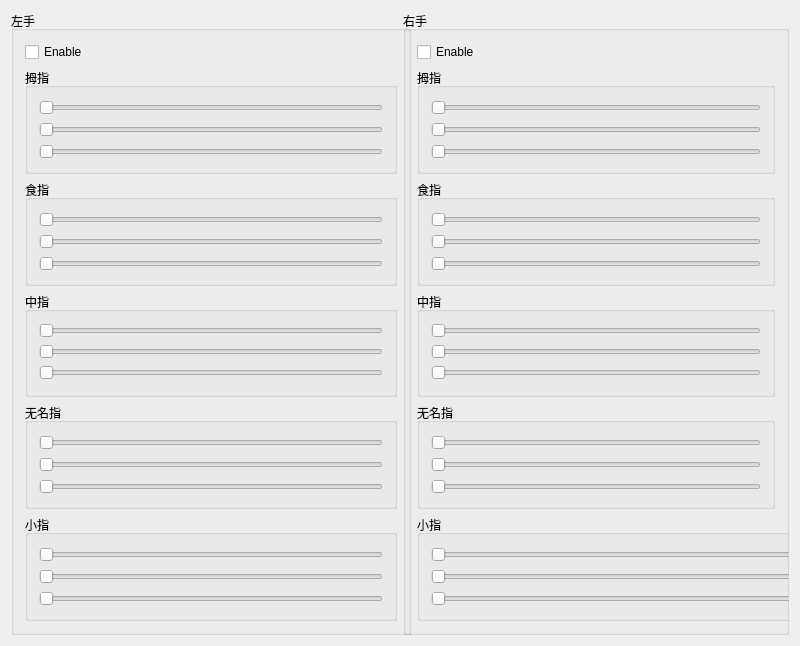
<?xml version="1.0" encoding="UTF-8"?>
<ui version="4.0">
 <class>h2IndexSimuWidget</class>
 <widget class="QWidget" name="h2IndexSimuWidget">
  <property name="geometry">
   <rect>
    <x>0</x>
    <y>0</y>
    <width>800</width>
    <height>646</height>
   </rect>
  </property>
  <property name="minimumSize">
   <size>
    <width>800</width>
    <height>0</height>
   </size>
  </property>
  <property name="windowTitle">
   <string>h2IndexSimuWidget</string>
  </property>
  <layout class="QHBoxLayout" name="horizontalLayout">
   <item>
    <widget class="QGroupBox" name="groupBox">
     <property name="sizePolicy">
      <sizepolicy hsizetype="Expanding" vsizetype="Preferred">
       <horstretch>0</horstretch>
       <verstretch>0</verstretch>
      </sizepolicy>
     </property>
     <property name="minimumSize">
      <size>
       <width>400</width>
       <height>0</height>
      </size>
     </property>
     <property name="title">
      <string>左手</string>
     </property>
     <layout class="QGridLayout" name="gridLayout">
      <item row="0" column="0">
       <widget class="QCheckBox" name="CBX_leftHandEn">
        <property name="text">
         <string>Enable</string>
        </property>
       </widget>
      </item>
      <item row="2" column="0">
       <widget class="QGroupBox" name="groupBox_4">
        <property name="title">
         <string>食指</string>
        </property>
        <layout class="QGridLayout" name="gridLayout_6">
         <item row="0" column="0">
          <widget class="QSlider" name="HS_index1_LH">
           <property name="maximum">
            <number>100</number>
           </property>
           <property name="orientation">
            <enum>Qt::Horizontal</enum>
           </property>
          </widget>
         </item>
         <item row="1" column="0">
          <widget class="QSlider" name="HS_index2_LH">
           <property name="maximum">
            <number>100</number>
           </property>
           <property name="orientation">
            <enum>Qt::Horizontal</enum>
           </property>
          </widget>
         </item>
         <item row="2" column="0">
          <widget class="QSlider" name="HS_index3_LH">
           <property name="maximum">
            <number>100</number>
           </property>
           <property name="orientation">
            <enum>Qt::Horizontal</enum>
           </property>
          </widget>
         </item>
        </layout>
       </widget>
      </item>
      <item row="1" column="0">
       <widget class="QGroupBox" name="groupBox_3">
        <property name="sizePolicy">
         <sizepolicy hsizetype="Expanding" vsizetype="Preferred">
          <horstretch>0</horstretch>
          <verstretch>0</verstretch>
         </sizepolicy>
        </property>
        <property name="title">
         <string>拇指</string>
        </property>
        <layout class="QGridLayout" name="gridLayout_3">
         <item row="0" column="0">
          <widget class="QSlider" name="HS_thumb1_LH">
           <property name="sizePolicy">
            <sizepolicy hsizetype="Expanding" vsizetype="Fixed">
             <horstretch>0</horstretch>
             <verstretch>0</verstretch>
            </sizepolicy>
           </property>
           <property name="maximum">
            <number>100</number>
           </property>
           <property name="orientation">
            <enum>Qt::Horizontal</enum>
           </property>
          </widget>
         </item>
         <item row="1" column="0">
          <widget class="QSlider" name="HS_thumb2_LH">
           <property name="sizePolicy">
            <sizepolicy hsizetype="Expanding" vsizetype="Fixed">
             <horstretch>0</horstretch>
             <verstretch>0</verstretch>
            </sizepolicy>
           </property>
           <property name="maximum">
            <number>100</number>
           </property>
           <property name="orientation">
            <enum>Qt::Horizontal</enum>
           </property>
          </widget>
         </item>
         <item row="2" column="0">
          <widget class="QSlider" name="HS_thumb3_LH">
           <property name="sizePolicy">
            <sizepolicy hsizetype="Expanding" vsizetype="Fixed">
             <horstretch>0</horstretch>
             <verstretch>0</verstretch>
            </sizepolicy>
           </property>
           <property name="maximum">
            <number>100</number>
           </property>
           <property name="orientation">
            <enum>Qt::Horizontal</enum>
           </property>
          </widget>
         </item>
        </layout>
       </widget>
      </item>
      <item row="3" column="0">
       <widget class="QGroupBox" name="groupBox_5">
        <property name="title">
         <string>中指</string>
        </property>
        <layout class="QGridLayout" name="gridLayout_7">
         <item row="0" column="0">
          <widget class="QSlider" name="HS_middle1_LH">
           <property name="maximum">
            <number>100</number>
           </property>
           <property name="orientation">
            <enum>Qt::Horizontal</enum>
           </property>
          </widget>
         </item>
         <item row="1" column="0">
          <widget class="QSlider" name="HS_middle2_LH">
           <property name="maximum">
            <number>100</number>
           </property>
           <property name="orientation">
            <enum>Qt::Horizontal</enum>
           </property>
          </widget>
         </item>
         <item row="2" column="0">
          <widget class="QSlider" name="HS_middle3_LH">
           <property name="maximum">
            <number>100</number>
           </property>
           <property name="orientation">
            <enum>Qt::Horizontal</enum>
           </property>
          </widget>
         </item>
        </layout>
       </widget>
      </item>
      <item row="4" column="0">
       <widget class="QGroupBox" name="groupBox_6">
        <property name="title">
         <string>无名指</string>
        </property>
        <layout class="QGridLayout" name="gridLayout_9">
         <item row="0" column="0">
          <widget class="QSlider" name="HS_ring1_LH">
           <property name="maximum">
            <number>100</number>
           </property>
           <property name="orientation">
            <enum>Qt::Horizontal</enum>
           </property>
          </widget>
         </item>
         <item row="1" column="0">
          <widget class="QSlider" name="HS_ring2_LH">
           <property name="maximum">
            <number>100</number>
           </property>
           <property name="orientation">
            <enum>Qt::Horizontal</enum>
           </property>
          </widget>
         </item>
         <item row="2" column="0">
          <widget class="QSlider" name="HS_ring3_LH">
           <property name="maximum">
            <number>100</number>
           </property>
           <property name="orientation">
            <enum>Qt::Horizontal</enum>
           </property>
          </widget>
         </item>
        </layout>
       </widget>
      </item>
      <item row="5" column="0">
       <widget class="QGroupBox" name="groupBox_7">
        <property name="title">
         <string>小指</string>
        </property>
        <layout class="QGridLayout" name="gridLayout_11">
         <item row="0" column="0">
          <widget class="QSlider" name="HS_pinky1_LH">
           <property name="maximum">
            <number>100</number>
           </property>
           <property name="orientation">
            <enum>Qt::Horizontal</enum>
           </property>
          </widget>
         </item>
         <item row="1" column="0">
          <widget class="QSlider" name="HS_pinky2_LH">
           <property name="maximum">
            <number>100</number>
           </property>
           <property name="orientation">
            <enum>Qt::Horizontal</enum>
           </property>
          </widget>
         </item>
         <item row="2" column="0">
          <widget class="QSlider" name="HS_pinky3_LH">
           <property name="maximum">
            <number>100</number>
           </property>
           <property name="orientation">
            <enum>Qt::Horizontal</enum>
           </property>
          </widget>
         </item>
        </layout>
       </widget>
      </item>
     </layout>
    </widget>
   </item>
   <item>
    <widget class="QGroupBox" name="groupBox_2">
     <property name="sizePolicy">
      <sizepolicy hsizetype="Expanding" vsizetype="Preferred">
       <horstretch>0</horstretch>
       <verstretch>0</verstretch>
      </sizepolicy>
     </property>
     <property name="maximumSize">
      <size>
       <width>400</width>
       <height>16777215</height>
      </size>
     </property>
     <property name="title">
      <string>右手</string>
     </property>
     <layout class="QGridLayout" name="gridLayout_2">
      <item row="0" column="0">
       <widget class="QCheckBox" name="CBX_rightHandEn">
        <property name="text">
         <string>Enable</string>
        </property>
       </widget>
      </item>
      <item row="1" column="0">
       <widget class="QGroupBox" name="groupBox_8">
        <property name="title">
         <string>拇指</string>
        </property>
        <layout class="QGridLayout" name="gridLayout_4">
         <item row="0" column="0">
          <widget class="QSlider" name="horizontalSlider_5">
           <property name="orientation">
            <enum>Qt::Horizontal</enum>
           </property>
          </widget>
         </item>
         <item row="1" column="0">
          <widget class="QSlider" name="horizontalSlider_4">
           <property name="orientation">
            <enum>Qt::Horizontal</enum>
           </property>
          </widget>
         </item>
         <item row="2" column="0">
          <widget class="QSlider" name="horizontalSlider_6">
           <property name="orientation">
            <enum>Qt::Horizontal</enum>
           </property>
          </widget>
         </item>
        </layout>
       </widget>
      </item>
      <item row="4" column="0">
       <widget class="QGroupBox" name="groupBox_11">
        <property name="title">
         <string>无名指</string>
        </property>
        <layout class="QGridLayout" name="gridLayout_10">
         <item row="0" column="0">
          <widget class="QSlider" name="horizontalSlider_23">
           <property name="orientation">
            <enum>Qt::Horizontal</enum>
           </property>
          </widget>
         </item>
         <item row="1" column="0">
          <widget class="QSlider" name="horizontalSlider_22">
           <property name="orientation">
            <enum>Qt::Horizontal</enum>
           </property>
          </widget>
         </item>
         <item row="2" column="0">
          <widget class="QSlider" name="horizontalSlider_24">
           <property name="orientation">
            <enum>Qt::Horizontal</enum>
           </property>
          </widget>
         </item>
        </layout>
       </widget>
      </item>
      <item row="3" column="0">
       <widget class="QGroupBox" name="groupBox_10">
        <property name="title">
         <string>中指</string>
        </property>
        <layout class="QGridLayout" name="gridLayout_8">
         <item row="0" column="0">
          <widget class="QSlider" name="horizontalSlider_17">
           <property name="orientation">
            <enum>Qt::Horizontal</enum>
           </property>
          </widget>
         </item>
         <item row="1" column="0">
          <widget class="QSlider" name="horizontalSlider_16">
           <property name="orientation">
            <enum>Qt::Horizontal</enum>
           </property>
          </widget>
         </item>
         <item row="2" column="0">
          <widget class="QSlider" name="horizontalSlider_18">
           <property name="orientation">
            <enum>Qt::Horizontal</enum>
           </property>
          </widget>
         </item>
        </layout>
       </widget>
      </item>
      <item row="2" column="0">
       <widget class="QGroupBox" name="groupBox_9">
        <property name="title">
         <string>食指</string>
        </property>
        <layout class="QGridLayout" name="gridLayout_5">
         <item row="0" column="0">
          <widget class="QSlider" name="horizontalSlider_11">
           <property name="orientation">
            <enum>Qt::Horizontal</enum>
           </property>
          </widget>
         </item>
         <item row="1" column="0">
          <widget class="QSlider" name="horizontalSlider_10">
           <property name="orientation">
            <enum>Qt::Horizontal</enum>
           </property>
          </widget>
         </item>
         <item row="2" column="0">
          <widget class="QSlider" name="horizontalSlider_12">
           <property name="orientation">
            <enum>Qt::Horizontal</enum>
           </property>
          </widget>
         </item>
        </layout>
       </widget>
      </item>
      <item row="5" column="0">
       <widget class="QGroupBox" name="groupBox_12">
        <property name="minimumSize">
         <size>
          <width>800</width>
          <height>0</height>
         </size>
        </property>
        <property name="title">
         <string>小指</string>
        </property>
        <layout class="QGridLayout" name="gridLayout_12">
         <item row="0" column="0">
          <widget class="QSlider" name="horizontalSlider_29">
           <property name="orientation">
            <enum>Qt::Horizontal</enum>
           </property>
          </widget>
         </item>
         <item row="1" column="0">
          <widget class="QSlider" name="horizontalSlider_28">
           <property name="orientation">
            <enum>Qt::Horizontal</enum>
           </property>
          </widget>
         </item>
         <item row="2" column="0">
          <widget class="QSlider" name="horizontalSlider_30">
           <property name="orientation">
            <enum>Qt::Horizontal</enum>
           </property>
          </widget>
         </item>
        </layout>
       </widget>
      </item>
     </layout>
    </widget>
   </item>
  </layout>
 </widget>
 <layoutdefault spacing="6" margin="11"/>
 <resources/>
 <connections/>
</ui>
